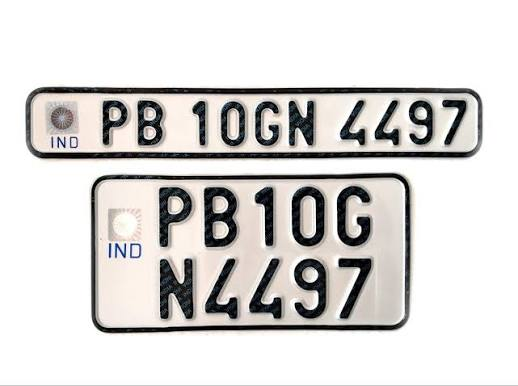
#> input picture plate_sample.jpg, 518 x 386 px
$ python -i localization.py   (imports and definitions only)   (older library calls are emulated)
#> lines starting #> are read from the running program, lines starting #| are printed output that depends on the picture; after the words box and inside, x2 and y2 are one past the last pixel; in counts of white or black regions, pixels touching at a corner belong together
#> further down, picture is the input picture: shape (386, 518, 3); mean B, G, R 213.2, 214.9, 216.9
"""Plate localization using multi-scale, classical image processing."""

from __future__ import annotations

from dataclasses import dataclass
from typing import Iterable

import cv2
import numpy as np


@dataclass
class Candidate:
    box: tuple[int, int, int, int]  # x, y, width, height
    score: float
    source: str
    text_hint: str = ""
    text_confidence: float = 0.0
    diagnostic_features: dict[str, object] | None = None
    raw_box: tuple[int, int, int, int] | None = None


def _iou(a: tuple[int, int, int, int], b: tuple[int, int, int, int]) -> float:
    ax, ay, aw, ah = a
    bx, by, bw, bh = b
    x1, y1 = max(ax, bx), max(ay, by)
    x2, y2 = min(ax + aw, bx + bw), min(ay + ah, by + bh)
    intersection = max(0, x2 - x1) * max(0, y2 - y1)
    union = aw * ah + bw * bh - intersection
    return intersection / union if union else 0.0


def _component_count(binary: np.ndarray) -> int:
    n, _, stats, _ = cv2.connectedComponentsWithStats(binary, 8)
    h, w = binary.shape
    count = 0
    for x, y, cw, ch, area in stats[1:n]:
        if 0.18 * h <= ch <= 0.88 * h and 0.012 * w <= cw <= 0.24 * w and area >= 5:
            count += 1
    return count


def _score_box(
    gray: np.ndarray,
    box: tuple[int, int, int, int],
    contour_area: float,
    diagnostic_features: dict[str, object] | None = None,
) -> float:
    x, y, w, h = box
    image_h, image_w = gray.shape
    scale_dim = min(image_h, image_w)
    aspect = w / max(h, 1)

    # Indian plates are usually long and shallow, but two-line plates can be
    # nearly square. A broad prior keeps both layouts in the search.
    if not (0.68 <= aspect <= 7.5):
        return -1.0
    if w < max(18, 0.035 * image_w) or h < max(9, 0.012 * scale_dim):
        return -1.0
    if h > 0.46 * image_h or w * h > 0.30 * image_w * image_h:
        return -1.0

    roi = gray[y : y + h, x : x + w]
    if roi.size == 0:
        return -1.0
    ratio = w / h
    if ratio >= 2.1:
        aspect_score = np.exp(-abs(np.log(ratio / 4.0)) / 1.4)
    else:
        aspect_score = 0.82 * np.exp(-abs(np.log(ratio / 1.28)) / 0.9)

    light_fraction = float(np.mean(roi > 150))
    dark_fraction = float(np.mean(roi < 105))
    brightness_score = max(0.0, 1.0 - abs(light_fraction - 0.60) / 0.70)
    roi_std = float(np.std(roi))
    contrast_score = min(roi_std / 58.0, 1.0)

    # Otsu's inverse threshold approximates dark registration glyphs on a
    # reflective white plate. Component evidence is deliberately soft since
    # blur, glare, and two-line layouts can merge or fragment glyphs.
    smooth = cv2.GaussianBlur(roi, (3, 3), 0)
    _, ink = cv2.threshold(smooth, 0, 255, cv2.THRESH_BINARY_INV | cv2.THRESH_OTSU)
    components = _component_count(ink)
    component_score = max(0.0, 1.0 - abs(components - 8) / 10.0)
    char_score = component_score
    if dark_fraction < 0.015:
        char_score *= 0.25

    rectangularity = min(contour_area / max(float(w * h), 1.0), 1.0)
    # Char proposals can have low rectangularity; cap the contribution.
    rect_score = 0.5 + 0.5 * rectangularity
    edge_mean = cv2.Canny(roi, 60, 150).mean()
    edge_score = min(edge_mean / 42.0, 1.0)

    if diagnostic_features is not None:
        diagnostic_features.update(
            {
                "aspect_ratio": float(aspect),
                "proposal_width_fraction": float(w / image_w),
                "proposal_height_fraction": float(h / image_h),
                "proposal_area_fraction": float((w * h) / (image_w * image_h)),
                "aspect_score": float(aspect_score),
                "light_fraction_gt_150": float(light_fraction),
                "brightness_score": float(brightness_score),
                "dark_fraction_lt_105": float(dark_fraction),
                "roi_stddev": roi_std,
                "contrast_score": float(contrast_score),
                "connected_component_count": int(components),
                "component_score_before_dark_penalty": float(component_score),
                "component_score": float(char_score),
                "contour_rectangularity": float(rectangularity),
                "rectangularity_score": float(rect_score),
                "edge_mean": float(edge_mean),
                "edge_score": float(edge_score),
            }
        )

    return float(
        0.27 * aspect_score
        + 0.27 * brightness_score
        + 0.16 * contrast_score
        + 0.18 * char_score
        + 0.07 * rect_score
        + 0.05 * edge_score
    )


def _group_glyph_candidates(
    gray: np.ndarray,
    include_diagnostics: bool = False,
) -> list[Candidate]:
    """Group similarly sized, aligned dark components into text-line proposals."""
    image_h, image_w = gray.shape
    scale_dim = min(image_h, image_w)
    block = max(15, int(min(image_h, image_w) * 0.065) | 1)
    block = min(block, min(image_h, image_w) - (1 - min(image_h, image_w) % 2))
    if block < 3:
        return []
    adaptive = cv2.adaptiveThreshold(
        cv2.createCLAHE(clipLimit=2.0, tileGridSize=(8, 8)).apply(gray),
        255,
        cv2.ADAPTIVE_THRESH_GAUSSIAN_C,
        cv2.THRESH_BINARY_INV,
        block,
        5,
    )
    n, _, stats, _ = cv2.connectedComponentsWithStats(adaptive, 8)
    glyphs: list[tuple[int, int, int, int]] = []
    for x, y, w, h, area in stats[1:n]:
        if (
            max(2, 0.0025 * image_w) <= w <= 0.075 * image_w
            and max(3, 0.008 * scale_dim) <= h <= 0.13 * image_h
            and area >= 5
            and 0.12 <= w / max(h, 1) <= 1.4
        ):
            glyphs.append((int(x), int(y), int(w), int(h)))
    glyphs.sort(key=lambda box: box[0])

    line_rows: list[tuple[list[tuple[int, int, int, int]], tuple[int, int, int, int], float]] = []
    proposals: list[Candidate] = []
    seen_rows: set[tuple[int, int, int, int]] = set()
    # Build possible text rows around each seed glyph. The previous greedy
    # scan let unrelated objects between adjacent letters break a valid row.
    for seed in glyphs:
        seed_cy = seed[1] + seed[3] / 2
        row = [
            glyph
            for glyph in glyphs
            if abs((glyph[1] + glyph[3] / 2) - seed_cy) <= 0.48 * max(seed[3], glyph[3])
            and 0.58 <= glyph[3] / max(seed[3], 1) <= 1.72
        ]
        row.sort(key=lambda item: item[0])
        runs: list[list[tuple[int, int, int, int]]] = []
        current: list[tuple[int, int, int, int]] = []
        for glyph in row:
            if current:
                previous = current[-1]
                gap = glyph[0] - (previous[0] + previous[2])
                char_h = float(np.median([item[3] for item in current]))
                if gap > 1.35 * max(char_h, glyph[3]) or gap < -0.20 * char_h:
                    runs.append(current)
                    current = []
            current.append(glyph)
        if current:
            runs.append(current)

        for run in runs:
            if not 3 <= len(run) <= 13:
                continue
            x1 = min(item[0] for item in run)
            y1 = min(item[1] for item in run)
            x2 = max(item[0] + item[2] for item in run)
            y2 = max(item[1] + item[3] for item in run)
            gh = float(np.median([item[3] for item in run]))
            bounds = (x1, y1, x2 - x1, y2 - y1)
            if bounds in seen_rows:
                continue
            seen_rows.add(bounds)
            line_rows.append((run, bounds, gh))
            if len(run) < 5:
                continue
            margin_x = max(2, int((x2 - x1) * 0.13))
            margin_y = max(2, int(gh * 0.40), int(scale_dim * 0.006))
            bx = max(0, x1 - margin_x)
            by = max(0, y1 - margin_y)
            ex = min(image_w, x2 + margin_x)
            ey = min(image_h, y2 + margin_y)
            box = (bx, by, ex - bx, ey - by)
            feature_details: dict[str, object] | None = {} if include_diagnostics else None
            score = _score_box(gray, box, box[2] * box[3], feature_details)
            if score >= 0:
                if feature_details is not None:
                    heights = [int(item[3]) for item in run]
                    gaps = [
                        int(run[index + 1][0] - (run[index][0] + run[index][2]))
                        for index in range(len(run) - 1)
                    ]
                    mean_height = float(np.mean(heights))
                    feature_details.update(
                        {
                            "glyph_component_count": len(run),
                            "row_count": 1,
                            "row_glyph_counts": [len(run)],
                            "glyph_height_mean_px": mean_height,
                            "glyph_height_cv": float(np.std(heights) / mean_height)
                            if mean_height
                            else None,
                            "inter_glyph_gaps_px": gaps,
                            "gap_to_median_height": [float(gap / max(gh, 1.0)) for gap in gaps],
                        }
                    )
                proposals.append(
                    Candidate(
                        box,
                        score,
                        "aligned-glyphs",
                        diagnostic_features=feature_details,
                        raw_box=bounds if include_diagnostics else None,
                    )
                )

    # Pair aligned text rows into a single proposal for two-line registrations.
    for i, (run_a, box_a, char_h_a) in enumerate(line_rows):
        ax, ay, aw, ah = box_a
        for run_b, box_b, char_h_b in line_rows[i + 1 :]:
            bx, by, bw, bh = box_b
            center_gap = abs((by + bh / 2) - (ay + ah / 2))
            if center_gap < 0.65 * max(char_h_a, char_h_b) or center_gap > 3.0 * max(char_h_a, char_h_b):
                continue
            overlap = max(0, min(ax + aw, bx + bw) - max(ax, bx))
            overlap_ratio = overlap / max(1, min(aw, bw))
            if overlap_ratio < 0.28:
                continue
            x1, y1 = max(0, min(ax, bx) - 3), max(0, min(ay, by) - 2)
            x2 = min(image_w, max(ax + aw, bx + bw) + 3)
            y2 = min(image_h, max(ay + ah, by + bh) + 2)
            box = (x1, y1, x2 - x1, y2 - y1)
            feature_details: dict[str, object] | None = {} if include_diagnostics else None
            score = _score_box(gray, box, box[2] * box[3], feature_details)
            if score >= 0:
                if feature_details is not None:
                    rows = (run_a, run_b)
                    row_heights = [
                        [int(item[3]) for item in row]
                        for row in rows
                    ]
                    row_gaps = [
                        [
                            int(row[index + 1][0] - (row[index][0] + row[index][2]))
                            for index in range(len(row) - 1)
                        ]
                        for row in rows
                    ]
                    feature_details.update(
                        {
                            "glyph_component_count": len(run_a) + len(run_b),
                            "row_count": 2,
                            "row_glyph_counts": [len(run_a), len(run_b)],
                            "row_glyph_height_cv": [
                                float(np.std(heights) / np.mean(heights))
                                if np.mean(heights)
                                else None
                                for heights in row_heights
                            ],
                            "row_inter_glyph_gaps_px": row_gaps,
                            "row_gap_to_median_height": [
                                [float(gap / max(height, 1.0)) for gap in gaps]
                                for gaps, height in zip(row_gaps, (char_h_a, char_h_b))
                            ],
                            "row_center_gap_px": float(center_gap),
                            "row_center_gap_to_glyph_height": float(
                                center_gap / max(char_h_a, char_h_b, 1.0)
                            ),
                            "row_horizontal_overlap_ratio": float(overlap_ratio),
                        }
                    )
                proposals.append(
                    Candidate(
                        box,
                        score,
                        "paired-glyph-rows",
                        diagnostic_features=feature_details,
                        raw_box=(
                            min(ax, bx),
                            min(ay, by),
                            max(ax + aw, bx + bw) - min(ax, bx),
                            max(ay + ah, by + bh) - min(ay, by),
                        )
                        if include_diagnostics
                        else None,
                    )
                )
    return proposals


def localize_plates(
    image: np.ndarray,
    limit: int = 30,
    include_diagnostics: bool = True,
) -> tuple[list[Candidate], dict[str, np.ndarray]]:
    """Return scored plate proposals and diagnostic DSP images.

    The detector combines horizontal gradients, Canny edges, and local
    thresholding. No fixed image coordinates or trained plate detector are
    used.
    """
#> called with limit = 30, include_diagnostics = True
    if image is None or image.size == 0:
        raise ValueError("Input image is empty")
    height, width = image.shape[:2]
#> height = 386; width = 518
    scale = min(1.0, 1600.0 / max(height, width))
#> scale = 1
    if scale < 1:
        image = cv2.resize(image, None, fx=scale, fy=scale, interpolation=cv2.INTER_AREA)
        height, width = image.shape[:2]

    gray = cv2.cvtColor(image, cv2.COLOR_BGR2GRAY)
    clahe = cv2.createCLAHE(clipLimit=2.2, tileGridSize=(8, 8)).apply(gray)
    filtered = cv2.bilateralFilter(clahe, 7, 55, 55)

    grad_x = cv2.Sobel(filtered, cv2.CV_32F, 1, 0, ksize=3)
    grad_x = cv2.convertScaleAbs(grad_x)
    _, grad_mask = cv2.threshold(grad_x, 0, 255, cv2.THRESH_BINARY | cv2.THRESH_OTSU)
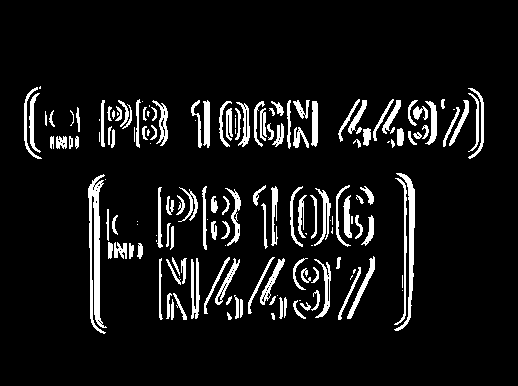
#> grad_mask: shape (386, 518); 8.3% white; 161 white regions (37 under 20 px), largest, box (x1, y1, x2, y2) and area: (88, 174, 107, 334) 1347, (394, 173, 415, 331) 786, (394, 178, 407, 325) 356
    horizontal_kernel = cv2.getStructuringElement(
        cv2.MORPH_RECT, (max(9, int(width * 0.045)) | 1, max(3, int(height * 0.012)) | 1)
    )
    gradient_map = cv2.morphologyEx(grad_mask, cv2.MORPH_CLOSE, horizontal_kernel, iterations=2)
#> gradient_map: shape (386, 518); 28.3% white; 2 white regions, box (x1, y1, x2, y2) and area: (88, 173, 415, 334) 34961, (24, 86, 484, 159) 21689
    gradient_map = cv2.morphologyEx(
        gradient_map, cv2.MORPH_OPEN, cv2.getStructuringElement(cv2.MORPH_RECT, (3, 3))
    )
#> gradient_map: shape (386, 518); 28.3% white; 2 white regions, box (x1, y1, x2, y2) and area: (88, 173, 415, 333) 34940, (24, 87, 484, 159) 21681

    edges = cv2.Canny(filtered, 55, 165)
#> edges: shape (386, 518); 5.7% white in thin lines or dots, all inside (x1, y1, x2, y2) = (25, 86, 483, 334)
    edge_map = cv2.morphologyEx(edges, cv2.MORPH_CLOSE, horizontal_kernel, iterations=2)
#> edge_map: shape (386, 518); 37.8% white; 2 white regions, box (x1, y1, x2, y2) and area: (88, 172, 414, 334) 43034, (25, 86, 483, 162) 32597
    edge_map = cv2.dilate(edge_map, cv2.getStructuringElement(cv2.MORPH_RECT, (3, 3)), iterations=1)
#> edge_map: shape (386, 518); 39.2% white; 2 white regions, box (x1, y1, x2, y2) and area: (87, 171, 415, 335) 44614, (24, 85, 484, 163) 33675

    adaptive = cv2.adaptiveThreshold(
        filtered, 255, cv2.ADAPTIVE_THRESH_GAUSSIAN_C, cv2.THRESH_BINARY_INV, 21, 7
    )
#> adaptive: shape (386, 518); 14.1% white; 58 white regions (25 under 20 px), largest, box (x1, y1, x2, y2) and area: (25, 87, 483, 159) 6049, (91, 173, 411, 333) 4789, (204, 187, 237, 247) 1272
    adaptive_map = cv2.morphologyEx(adaptive, cv2.MORPH_CLOSE, horizontal_kernel, iterations=1)
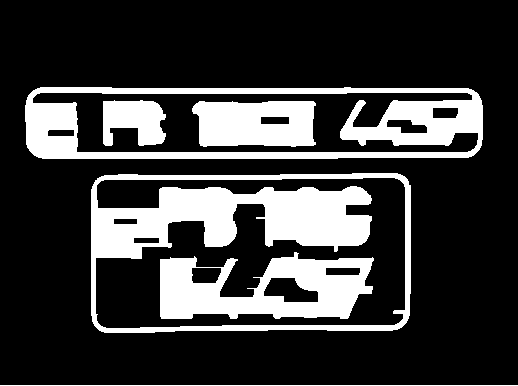
#> adaptive_map: shape (386, 518); 22.9% white; 6 white regions, box (x1, y1, x2, y2) and area: (91, 173, 411, 333) 17080, (25, 87, 483, 159) 12275, (160, 252, 374, 319) 8800, (192, 101, 316, 147) 4935, (103, 100, 166, 146) 2183, (0, 385, 518, 386) 518

    diagnostics = (
        {
            "gray_clahe": clahe,
            "gradient_x": grad_x,
            "gradient_candidates": gradient_map,
            "edges": edges,
            "edge_candidates": edge_map,
            "adaptive_threshold": adaptive,
        }
        if include_diagnostics
        else {}
    )
#> diagnostics = 6 items
    masks: Iterable[tuple[str, np.ndarray]] = (
        ("horizontal-gradient", gradient_map),
        ("canny-edges", edge_map),
        ("adaptive-threshold", adaptive_map),
    )

    raw: list[Candidate] = []
    for source, mask in masks:
        contours, _ = cv2.findContours(mask.copy(), cv2.RETR_LIST, cv2.CHAIN_APPROX_SIMPLE)
        for contour in contours:
            x, y, w, h = cv2.boundingRect(contour)
            if w < 1 or h < 1:
                continue
            contour_area = abs(cv2.contourArea(contour))
            feature_details: dict[str, object] | None = {} if include_diagnostics else None
            score = _score_box(gray, (x, y, w, h), contour_area, feature_details)
            if score >= 0:
                raw.append(
                    Candidate(
                        (x, y, w, h),
                        score,
                        source,
                        diagnostic_features=feature_details,
                    )
                )
#> this loop made 3 passes
#> source on passes 2 to 3: 'canny-edges', 'adaptive-threshold'
#> source on pass 1: 'horizontal-gradient'
#> pass 1, in _score_box (call 3), `roi = gray[y : y + h, x : x + w]`:
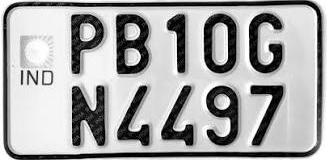
#> roi: shape (160, 327); min 0, max 255, mean 167.2
#> pass 1, in _score_box (call 3), `_, ink = cv2.threshold(smooth, 0, 255, cv2.THRESH_BINARY_INV | cv2.THR..`:
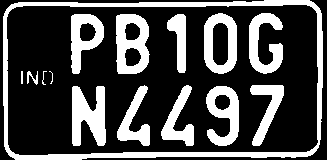
#> ink: shape (160, 327); 28.9% white; 15 white regions (1 under 20 px), largest, box (x1, y1, x2, y2) and area: (3, 0, 323, 160) 4425, (72, 86, 106, 146) 1434, (116, 14, 150, 74) 1365
#> pass 1, in _score_box (call 4), `roi = gray[y : y + h, x : x + w]`:
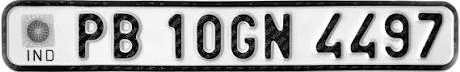
#> roi: shape (72, 460); min 0, max 255, mean 156.8
#> after the loop, raw = 21 items

    raw.extend(_group_glyph_candidates(gray, include_diagnostics))
#> in _group_glyph_candidates, `image_h, image_w = gray.shape`: image_h = 386; image_w = 518
#> in _group_glyph_candidates, `scale_dim = min(image_h, image_w)`: scale_dim = 386
#> in _group_glyph_candidates, `block = max(15, int(min(image_h, image_w) * 0.065) | 1)`: block = 25
#> in _group_glyph_candidates, `adaptive = cv2.adaptiveThreshold( cv2.createCLAHE(clipLimit=2.0, tileG..`:
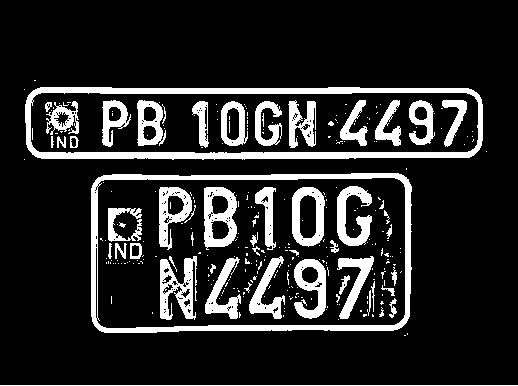
#> adaptive: shape (386, 518); 15.5% white; 296 white regions (242 under 20 px), largest, box (x1, y1, x2, y2) and area: (25, 87, 483, 160) 6162, (91, 173, 412, 333) 5125, (160, 256, 197, 320) 1274
#> in _group_glyph_candidates, `n, _, stats, _ = cv2.connectedComponentsWithStats(adaptive, 8)`: n = 297; stats = 297 rows, first 6: [0, 0, 518, 385, 169048], [34, 80, 2, 1, 2], [25, 87, 458, 73, 6162], [24, 89, 1, 1, 1], [46, 101, 33, 34, 530], [102, 100, 29, 47, 637]
#> the loop in _group_glyph_candidates, `for x, y, w, h, area in stats[1:n]:` made 296 passes
#> after the loop in _group_glyph_candidates, `for x, y, w, h, area in stats[1:n]:`: glyphs = 57 items, first 6: (46, 101, 33, 34), (102, 100, 29, 47), (137, 100, 29, 46), (192, 101, 17, 47), (221, 101, 27, 45), (255, 101, 27, 45)
#> the loop in _group_glyph_candidates, `for seed in glyphs:` made 57 passes
#> seed on passes 31 to 42: (258, 261, 4, 9), (262, 113, 2, 14), (287, 272, 2, 13), (288, 100, 28, 48), (301, 299, 6, 7), (327, 267, 2, 9), (328, 121, 6, 5), (330, 240, 9, 13), (336, 294, 4, 9), (339, 275, 11, 20), (340, 100, 28, 46), (367, 290, 4, 26)
#> seed_cy on passes 1, 3, 4, 5, 7, 10: 107, 142, 142, 142, 225, 225
#> pass 2, in _score_box (call 27), `_, ink = cv2.threshold(smooth, 0, 255, cv2.THRESH_BINARY_INV | cv2.THR..`:
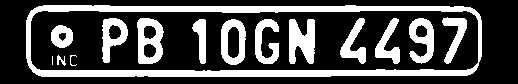
#> ink: shape (84, 518); 29.1% white; 15 white regions (1 under 20 px), largest, box (x1, y1, x2, y2) and area: (26, 5, 482, 77) 6094, (289, 19, 315, 64) 866, (137, 18, 164, 64) 797
#> the loop in _group_glyph_candidates, `for i, (run_a, box_a, char_h_a) in enumerate(line_rows):` made 6 passes
#> (run_a, box_a, char_h_a) on passes 2 to 5: ([(51, 136, 3, 12), (57, 136, 9, 12), (70, 136, 9, 12)], (51, 136, 28, 12), 12), ([(108, 243, 4, 16), (115, 243, 12, 16), (130, 243, 12, 16)], (108, 243, 34, 16), 16), ([(339, 275, 11, 20), (371, 281, 4, 31), (391, 267, 6, 19)], (339, 267, 58, 45), 20), ([(367, 290, 4, 26), (371, 281, 4, 31), (389, 298, 8, 20)], (367, 281, 30, 37), 26)
#> (box_a, char_h_a) on passes 1, 6: ((46, 100, 421, 48), 46), ((339, 275, 58, 43), 23)

    raw.sort(key=lambda item: item.score, reverse=True)
    selected: list[Candidate] = []
    for candidate in raw:
        if all(_iou(candidate.box, kept.box) < 0.68 for kept in selected):
            selected.append(candidate)
        if len(selected) >= limit:
            break
#> this loop made 22 passes

    # If contours are sparse on a low-quality image, add proposals around
    # locally bright connected areas. This remains image-derived rather than
    # relying on known plate locations.
    if not selected:
        _, bright = cv2.threshold(clahe, 0, 255, cv2.THRESH_BINARY | cv2.THRESH_OTSU)
        bright = cv2.morphologyEx(bright, cv2.MORPH_CLOSE, horizontal_kernel, iterations=2)
        contours, _ = cv2.findContours(bright, cv2.RETR_EXTERNAL, cv2.CHAIN_APPROX_SIMPLE)
        for contour in contours:
            box = cv2.boundingRect(contour)
            feature_details: dict[str, object] | None = {} if include_diagnostics else None
            score = _score_box(gray, box, cv2.contourArea(contour), feature_details)
            if score >= 0:
                selected.append(
                    Candidate(
                        box,
                        score,
                        "bright-region-fallback",
                        diagnostic_features=feature_details,
                    )
                )
        selected.sort(key=lambda item: item.score, reverse=True)
        selected = selected[:limit]

    return selected, diagnostics


# [17 lines left out: function crop_candidate, not called in this run]

>>> import cv2
>>> picture = cv2.imread('../plate_sample.jpg')
>>> result = localize_plates(picture)
